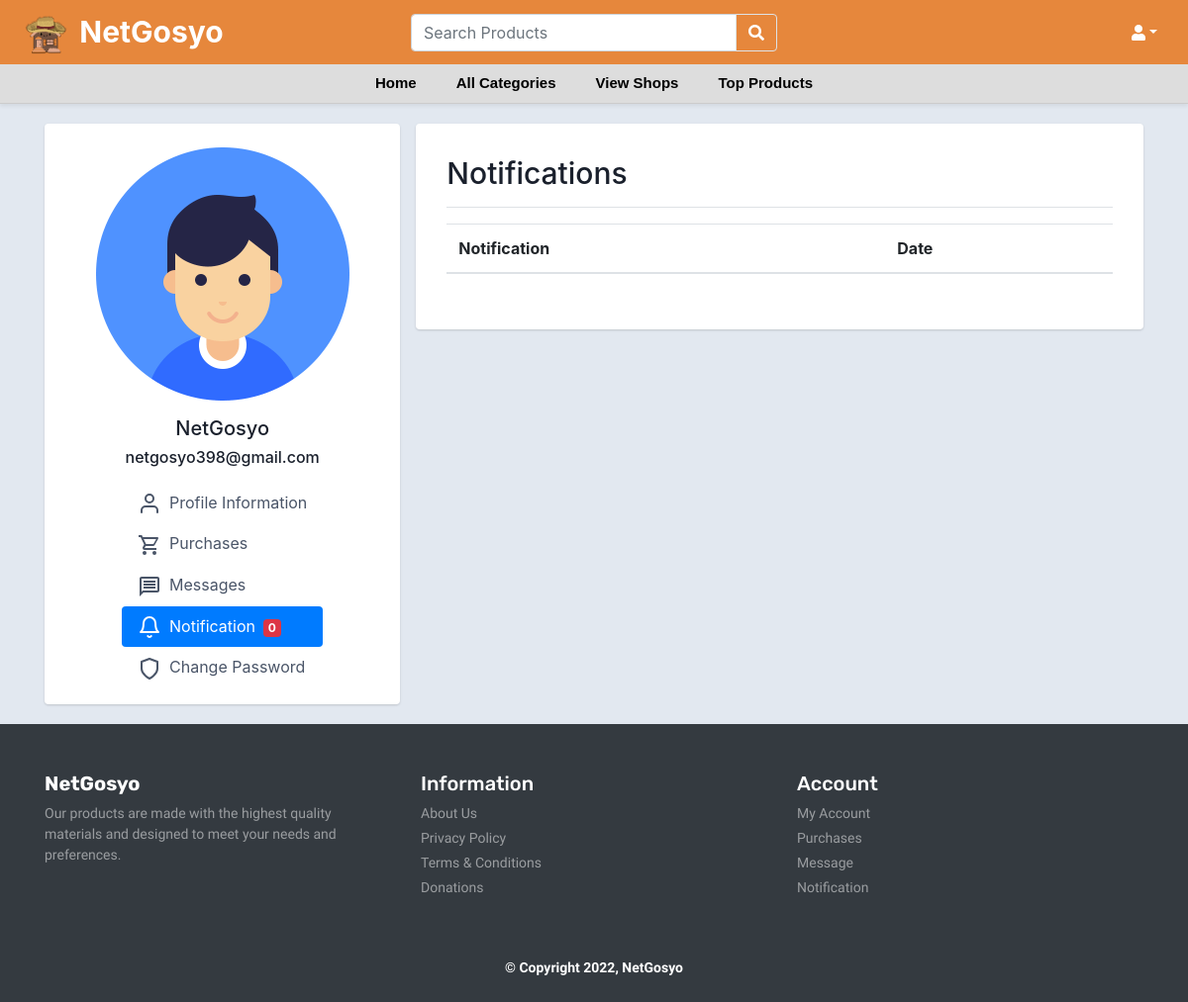
/Profile_notifications.php, run on an earlier commit of the app's database.
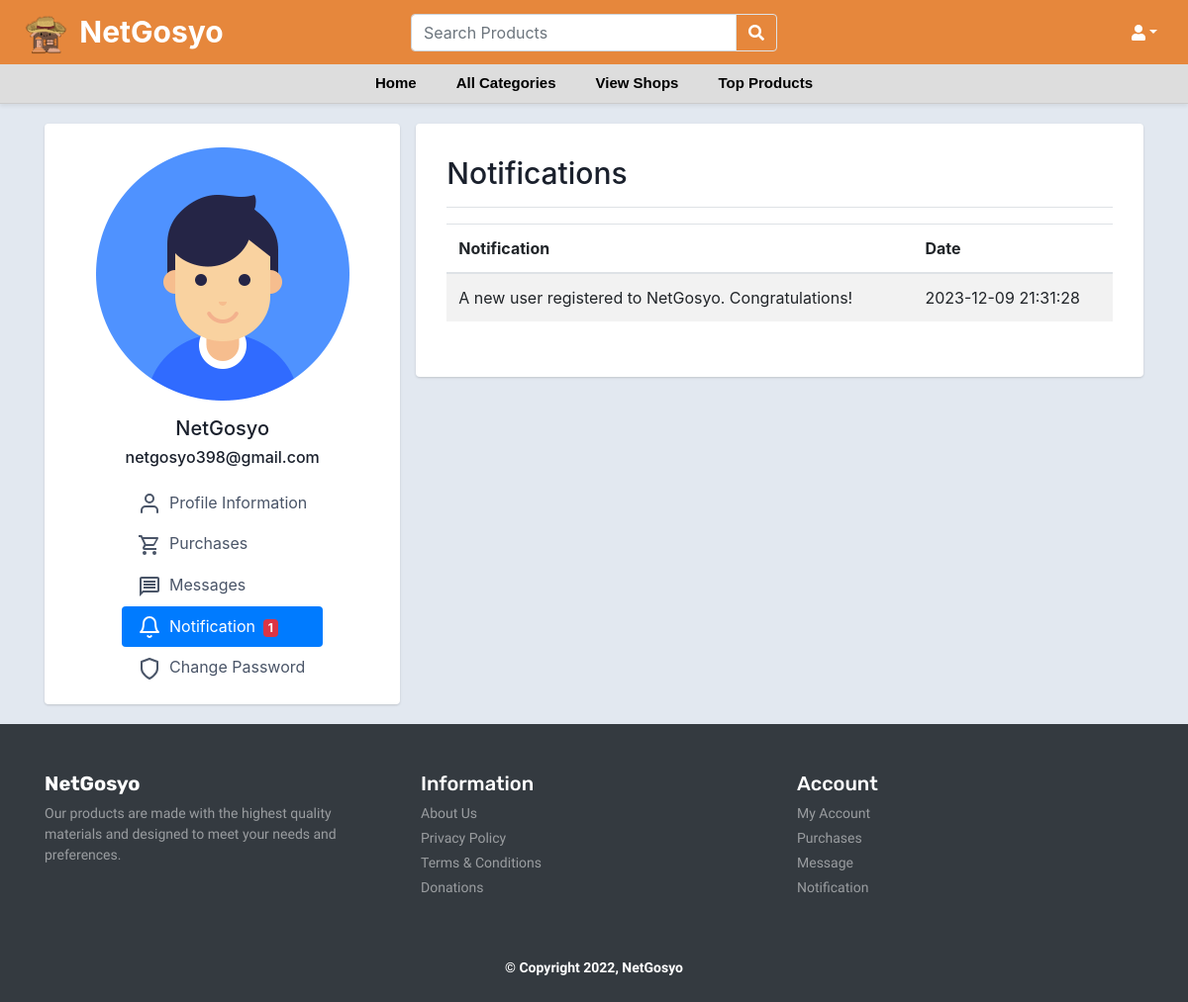
And on a later commit of the database.
### tables this page shows
CREATE TABLE `user_form` (
  `id` int(100) NOT NULL,
  `fullname` varchar(100) NOT NULL,
  `email` varchar(100) NOT NULL,
  `username` varchar(255) NOT NULL,
  `password` varchar(100) NOT NULL,
  `checkout_pass` varchar(250) NOT NULL,
  `phonenumber` varchar(255) NOT NULL,
  `address` varchar(255) NOT NULL,
  `address2` varchar(500) NOT NULL,
  `archipelago` varchar(250) NOT NULL,
  `landmark` varchar(500) NOT NULL,
  `city` varchar(250) NOT NULL,
  `province` varchar(250) NOT NULL,
  `zip` varchar(250) NOT NULL,
  `dateofbirth` varchar(255) NOT NULL,
  `gender` varchar(255) NOT NULL,
  `image` varchar(255) NOT NULL,
  `shopname` varchar(250) NOT NULL DEFAULT 'user',
  `shopdesc` varchar(5000) NOT NULL,
  `vkey` varchar(50) NOT NULL,
  `verify_token` varchar(100) NOT NULL,
  `verified` tinyint(1) NOT NULL DEFAULT 0,
  `register_date` timestamp NOT NULL DEFAULT current_timestamp() ON UPDATE current_timestamp(),
  `id_pic` varchar(255) DEFAULT NULL,
  `has_verified_badge` tinyint(1) DEFAULT NULL,
  `is_banned` tinyint(1) NOT NULL DEFAULT 0,
  `number_verified` tinyint(4) NOT NULL DEFAULT 0
);

CREATE TABLE `notifications` (
  `notification_id` int(11) NOT NULL,
  `user_id` int(11) NOT NULL,
  `notification` varchar(255) NOT NULL,
  `notification_added` datetime NOT NULL DEFAULT current_timestamp(),
  `notification_updated` datetime DEFAULT current_timestamp() ON UPDATE current_timestamp()
);

### Profile_notifications.php (the view, shortened to what the rows shown need)
<?php
include('header.php');
?>
<!DOCTYPE html>
<html lang="en">
<head>
    <link rel="stylesheet" href="https://cdn.datatables.net/1.13.5/css/jquery.dataTables.css" />
    <link rel="stylesheet" href="https://cdn.datatables.net/1.13.5/css/jquery.dataTables.min.css" />
    <link href="https://cdn.jsdelivr.net/npm/bootstrap@4.4.1/dist/css/bootstrap.min.css" rel="stylesheet">
</head>
<body>
    <div class="container">
        <div class="row gutters-sm">
            <div class="col-md-4 d-none d-md-block">
                <div class="card">
                    <div class="card-body">
                        <div style="text-align: center;" class="mt-2 mb-3">
                            <?php if ($image == NULL) {
                                    echo '<img src="user_profile/profile_587153058.png" class="img-fluid">';
                                } else {
                                    echo '<img src="user-profiles/' . $image . '" class="rounded-circle img-fluid " style="height:150px; width: 150px; box-shadow: 1px 1px 5px #333333;">';
                                }
                            ?>
                            <h5 style="text-align: center;" class="mt-3"><?php echo $fullname; ?></h5>
                            <h6 style="text-align: center;"> <?php echo $email; ?></h6>
                        </div>
                    </div>
                </div>
            </div>
            <div class="col-md-8">
                <div class="card">
                    <div class="card-body">
                        <div class="tab-pane" id="notification">
                            <div class="container-fluid py-3">
                                <div class="row">
                                    <div class="col-md-12">
                                        <div class="table-wrapper">
                                            <div class="card-body px-0 pb-2 mt-2 border-top">
                                                <div class="table-responsive p-0">
                                                    <table  class="table table-striped table-hover" id="myTable">
                                                        <thead>
                                                            <tr>
                                                                <th>Notification</th>
                                                                <th>Date</th>
                                                            </tr>
                                                        </thead>
                                                        <tbody>
                                                            <?php foreach ($notifications as $row) { ?>
                                                            <tr>
                                                                <td><?= $row['notification'] ?></td>
                                                                <td><?= $row['notification_added'] ?></td>
                                                            </tr>
                                                            <?php } ?>
                                                        </tbody>
                                                    </table>
                                                </div>
                                            </div>
                                        </div>
                                    </div>
                                </div>
                            </div>
                        </div>
                    </div>
                </div>
            </div>
        </div>
    </div>
</body>
</html>
<?php
include('footer.php');
?>

What changed in the data, as far as the page shows it:
added notifications: notification "A new user registered to NetGosyo. Congratulations!", notification_added "2023-12-09 21:31:28"
Also different on the page:
mysqli_num_rows($notifications): "0" → "1"
